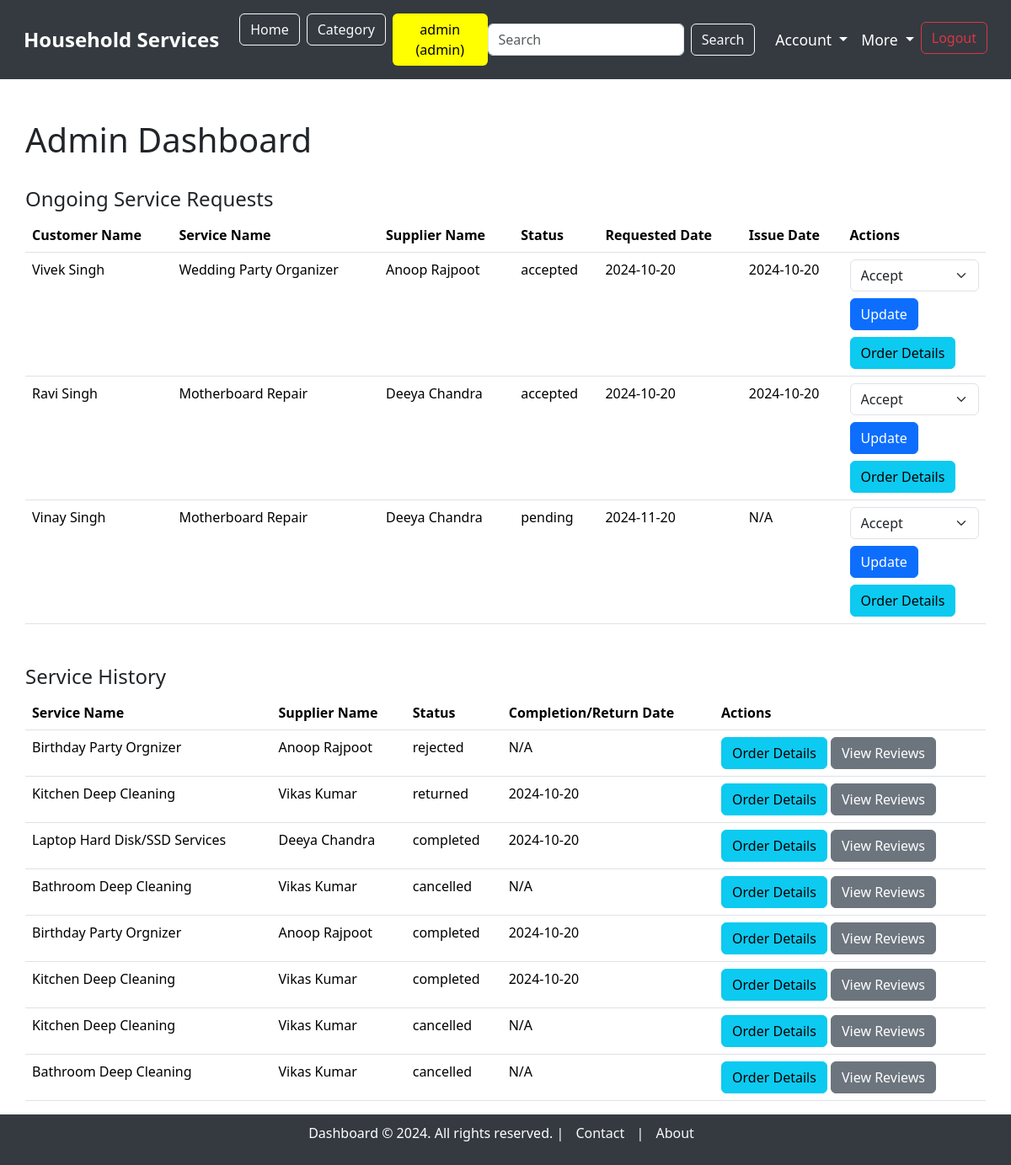
The app's page /admin_dashboard (signed in), older data.
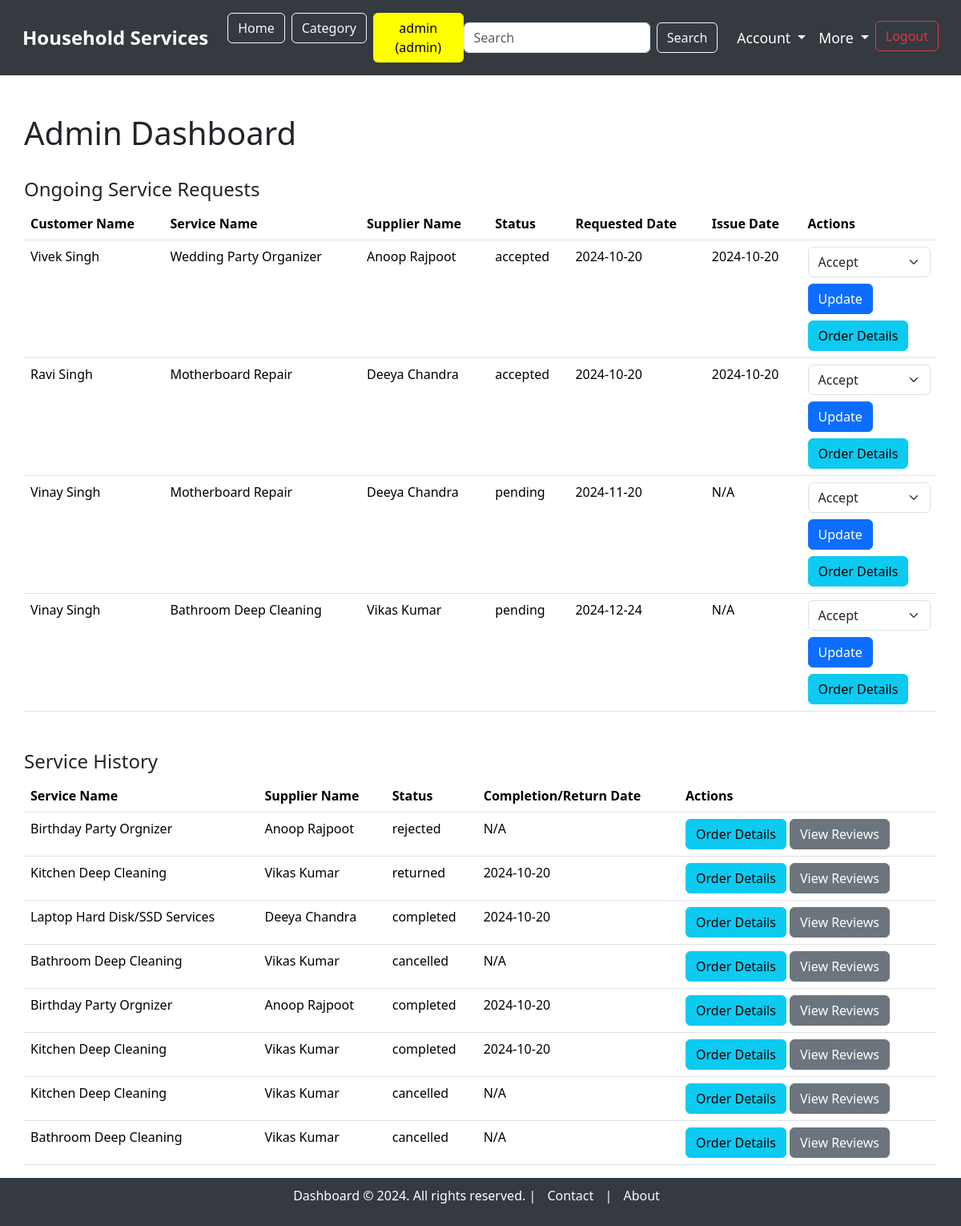
The same page, newer data.
### model.py (models this page shows, shortened)
class ServiceRequest(db.Model):
    __tablename__ = "service_requests"
    service_request_id = db.Column(db.Integer, autoincrement=True, primary_key=True)
    service_id = db.Column(db.Integer, db.ForeignKey('service.service_id', ondelete='CASCADE'), nullable=False)
    user_id = db.Column(db.Integer, db.ForeignKey('users.user_id'), nullable=False)
    supplier_id = db.Column(db.Integer, db.ForeignKey('users.user_id'), nullable=True)  # Link to supplier (optional)
    service_description = db.Column(db.String, nullable=False)
    experience_years = db.Column(db.Integer, nullable=True)
    created_at = db.Column(db.DateTime, default=datetime.utcnow)
    updated_at = db.Column(db.DateTime, default=datetime.utcnow, onupdate=datetime.utcnow)
    date_requested = db.Column(db.DateTime, default=datetime.utcnow, nullable=True)
    date_issued = db.Column(db.DateTime, nullable=True)  #accepted date
    date_completed = db.Column(db.DateTime, nullable=True)
    date_returned = db.Column(db.DateTime, nullable=True)
    status = db.Column(db.String, default='pending')  # 'pending', 'accepted', 'rejected', 'completed', 'returned', 'cancelled'
    price = db.Column(db.Integer, nullable=False)  # Price associated with the service
    customer = db.relationship('User', foreign_keys=[user_id], backref='customer_requests')
    supplier = db.relationship('User', foreign_keys=[supplier_id], backref='supplier_requests')
    service = db.relationship('Service', backref='requests')

class User(db.Model):
    __tablename__ = "users"
    user_id = db.Column(db.Integer, autoincrement=True, primary_key=True)
    full_name = db.Column(db.String, nullable=False)
    username = db.Column(db.String, unique=True, nullable=False)
    email = db.Column(db.String, unique=True, nullable=False)
    password = db.Column(db.String, nullable=False)
    address = db.Column(db.String, nullable=False)
    pincode = db.Column(db.String, nullable=False)
    role = db.Column(db.String, nullable=False)  # 'customer' or 'supplier'
    service_name = db.Column(db.String, nullable=True)  # Nullable for customers
    experience_years = db.Column(db.Integer, nullable=True)  # Nullable for customers
    document = db.Column(db.String, nullable=True)  # Nullable for customers
    is_verified = db.Column(db.Boolean, default=False)  # For supplier verification
    is_blocked = db.Column(db.Boolean, default=False)  # For blocking/unblocking users

class Service(db.Model):
    __tablename__ = "service"
    service_id = db.Column(db.Integer, autoincrement=True, primary_key=True)
    category_id = db.Column(db.Integer, db.ForeignKey('category.category_id'), nullable=False)  # Link to Category model
    supplier_id = db.Column(db.Integer, db.ForeignKey('users.user_id', ondelete='CASCADE'), nullable=False)  # Link to the supplier with cascade delete
    service_name = db.Column(db.String, unique=True, nullable=False)
    service_description = db.Column(db.String, nullable=False)
    created_at = db.Column(db.DateTime, default=datetime.utcnow)
    updated_at = db.Column(db.DateTime, default=datetime.utcnow, onupdate=datetime.utcnow)
    price = db.Column(db.Integer)
    image = db.Column(db.String)  # Path to the uploaded image
    supplier = db.relationship('User', backref='services')  # Relationship to supplier (User)
    category = db.relationship('Category', backref='services')  # Relationship to Category

### main.py (the view)
@app.route('/admin_dashboard', methods=['GET'])
@login_required("admin")
def admin_dashboard():
    service_requests = ServiceRequest.query.filter(
        ServiceRequest.status.in_(['pending', 'accepted'])
    ).all()
    history_requests = ServiceRequest.query.filter(
        ServiceRequest.status.in_(['completed', 'returned', 'rejected', 'cancelled'])
    ).all()
    return render_template('dashboard/admin_dashboard.html',
                           service_requests=service_requests,
                           history_requests=history_requests)

### main.py (called while the page is built)
def login_required(roles):
    def wrapper(original):
        @wraps(original)
        def inner(*args, **kwargs):
            role_list = roles.split(', ')
            if session.get("username") and session.get("role") in role_list:
                return original(*args, **kwargs)
            else:
                flash(f"You need to login as one of the following roles: {', '.join(role_list)}", "warning")
                return redirect(url_for("login"))
        return inner
    return wrapper

### templates/dashboard/admin_dashboard.html (shortened to what this page needs)
{% extends 'base_dashboard.html' %}
{% block content %}
<div class="container mt-5">
    <div class="d-flex justify-content-between align-items-center">
        <h1>Admin Dashboard</h1>
    </div>
    <br>
    <h4>Ongoing Service Requests</h4>
    {% if service_requests %}
        <table class="table">
            <thead>
                <tr>
                    <th>Customer Name</th>
                    <th>Service Name</th>
                    <th>Supplier Name</th>
                    <th>Status</th>
                    <th>Requested Date</th>
                    <th>Issue Date</th>
                    <th>Actions</th>
                </tr>
            </thead>
            <tbody>
                {% for request in service_requests %}
                    <tr>
                        <td>{{ request.customer.full_name }}</td>
                        <td>{{ request.service.service_name }}</td>
                        <td>{{ request.service.supplier.full_name if request.service.supplier else 'Not Assigned' }}</td>
                        <td>{{ request.status }}</td>
                        <td>{{ request.date_requested.strftime('%Y-%m-%d') }}</td>
                        <td>{{ request.date_issued.strftime('%Y-%m-%d') if request.date_issued else 'N/A' }}</td>
                        <td>
                            <form action="{{ url_for('update_service_request', service_request_id=request.service_request_id) }}" method="POST">
                                <select name="status" class="form-select">
                                    <option value="accepted">Accept</option>
                                </select>
                                <button type="submit" class="btn btn-primary mt-2">Update</button>
                            </form>
                            <a href="{{ url_for('order_details', service_request_id=request.service_request_id) }}" class="btn btn-info mt-2">Order Details</a>
                        </td>
                    </tr>
                {% endfor %}
            </tbody>
        </table>
    {% else %}
        <p>No ongoing service requests found.</p>
    {% endif %}
    <h4 class="mt-5">Service History</h4>
    {% if history_requests %}
        <table class="table">
            <thead>
                <tr>
                    <th>Service Name</th>
                    <th>Supplier Name</th>
                    <th>Status</th>
                    <th>Completion/Return Date</th>
                    <th>Actions</th>
                </tr>
            </thead>
            <tbody>
                {% for request in history_requests %}
                    <tr>
                        <td>{{ request.service.service_name }}</td>
                        <td>{{ request.service.supplier.full_name }}</td>
                        <td>{{ request.status }}</td>
                        <td>
                            {% if request.status == 'completed' %}
                                {{ request.date_completed.strftime('%Y-%m-%d') if request.date_completed else 'N/A' }}
                            {% elif request.status == 'returned' %}
                                {{ request.date_returned.strftime('%Y-%m-%d') if request.date_returned else 'N/A' }}
                            {% elif request.status == 'rejected' %}
                                {{ request.date_rejected.strftime('%Y-%m-%d') if request.date_rejected else 'N/A' }}
                            {% elif request.status == 'cancelled' %}
                                {{ request.date_cancelled.strftime('%Y-%m-%d') if request.date_cancelled else 'N/A' }}
                            {% else %}
                                N/A
                            {% endif %}
                        </td>
                        <td>
                            <a href="{{ url_for('order_details', service_request_id=request.service_request_id) }}" class="btn btn-info">Order Details</a>
                            {% if request.status in ['completed', 'returned', 'rejected', 'cancelled'] %}
                                <a href="{{ url_for('view_reviews', service_request_id=request.service_request_id) }}" class="btn btn-secondary">View Reviews</a>
                            {% endif %}
                        </td>
                    </tr>
                {% endfor %}
            </tbody>
        </table>
    {% else %}
        <p>No service history found.</p>
    {% endif %}
</div>
{% endblock %}

### templates/base_dashboard.html (shortened to what this page needs)
<!DOCTYPE html>
<html lang="en">
<head>
    <link href="https://cdn.jsdelivr.net/npm/bootstrap@5.3.3/dist/css/bootstrap.min.css" rel="stylesheet"
>
    <link rel="stylesheet" href="https://cdnjs.cloudflare.com/ajax/libs/font-awesome/5.15.4/css/all.min.css">
</head>
<body>
    <nav class="navbar navbar-expand-lg">
        <div class="container-fluid">
            <a class="navbar-brand" href="/">Household Services</a>
            <div class="collapse navbar-collapse" id="navbarNavDropdown">
                <ul class="navbar-nav me-auto mb-2 mb-lg-0">
                    <li class="nav-item">
                        <a class="btn btn-outline-light ms-2" href="/">Home</a>
                    </li>
                    <li class="nav-item">
                        <a class="btn btn-outline-light ms-2" href="{{ url_for('category_dashboard') }}">Category</a>
                    </li>
                    {% if session.get('username') %}
                    <li class="nav-item">
                        <span class="btn ms-2" style="background-color: yellow; color: black;">
                            {{ session.get('username') }} ({{ session.get('role') }})
                        </span>
                    </li>
                    {% endif %}
                </ul>
                <form class="d-flex me-3" action="/search" method="GET">
                    <input class="form-control me-2" type="search" name="query" placeholder="Search" aria-label="Search">
                    <button class="btn btn-outline-light" type="submit">Search</button>
                </form>
                <ul class="navbar-nav">
                    {% if session.get('username') %}
                        <li class="nav-item dropdown">
                            <a class="nav-link dropdown-toggle" href="#" id="accountDropdown" role="button"
                                data-bs-toggle="dropdown" aria-expanded="false">
                                Account
                            </a>
                        </li>
                        <li class="nav-item dropdown">
                            <a class="nav-link dropdown-toggle" href="#" id="moreDropdown" role="button"
                                data-bs-toggle="dropdown" aria-expanded="false">
                                More
                            </a>
                        </li>
                        <li class="nav-item">
                            <form action="{{ url_for('logout') }}" method="POST" class="d-inline">
                                <button type="submit" class="btn btn-outline-danger">Logout</button>
                            </form>
                        </li>
                    {% else %}
                        <li class="nav-item">
                            <a class="btn btn-outline-primary" href="/login">Login</a>
                        </li>
                    {% endif %}
                </ul>
            </div>
        </div>
    </nav>
    <div class="container mt-5" style="min-height: 80vh;">
        {% block content %}
        {% endblock %}
    </div>
    <footer>
        <p>Dashboard © 2024. All rights reserved. |
            <a href="/contact">Contact</a> |
            <a href="/about">About</a>
        </p>
    </footer>
</body>
</html>

### templates/base_dashboard.html (style rules this page uses)
.navbar-brand { font-weight: bold; font-size: 1.5rem; }
.nav-item .nav-link { font-size: 1.1rem; }
.navbar { background-color: #343a40; padding: 1rem; }
.navbar .nav-link, .navbar .navbar-brand { color: white; }
footer { background-color: #343a40; color: white; padding: 10px 0; text-align: center; width: 100%; position: relative; bottom: 0; }
footer a { color: #f8f9fa; margin: 0 10px; text-decoration: none; }
body { overflow-x: hidden; }
.container { max-width: 100%; padding: 0 15px; }

Row changes from the older to the newer data that the page shows:
added ServiceRequest: customer.full_name "Vinay Singh", service.service_name "Bathroom Deep Cleaning", service.supplier "Vikas Kumar", status "pending", date_requested "2024-12-24", date_issued "N/A", shown under "Ongoing Service Requests"
